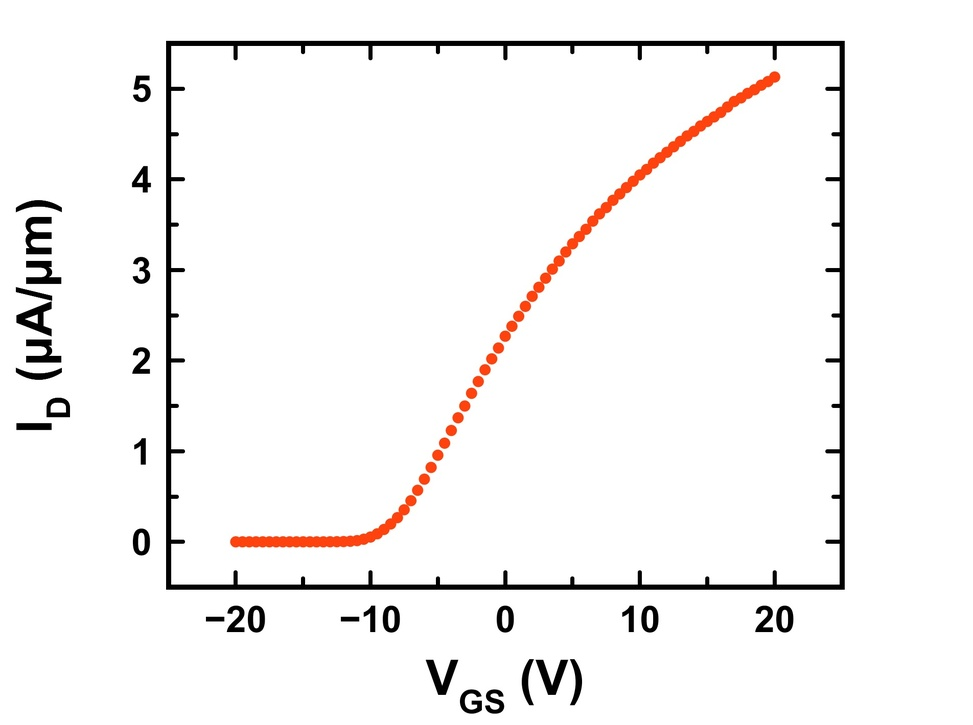
%> input picture data_in_report/Linear_circle.jpg, 973 x 725 px, shrunk from 1904 x 1420 before the run
$ octave --eval "result = preprocess('data_in_report/Linear_circle.jpg');"   (GNU Octave 9; MATLAB toolbox functions it lacks are replaced by stand-ins)
%> lines starting %> are read from the running program, lines starting %| are printed output that depends on the picture; in (x1, y1, x2, y2) boxes, pixels count from 0 and x2, y2 are one past the last pixel; in counts of white or black regions, pixels touching at a corner belong together; the program's own positions count from 1
function imgFile_out = preprocess(imgFile)
%> called with imgFile = 'data_in_report/Linear_circle.jpg'
    img = imread(imgFile);
%> img is the input picture: size 725x973x3 uint8; mean R, G, B 246.4, 244.6, 244.1
    img_gray = rgb2gray(img);

    % straighten axes
    img_edge = edge(img_gray, 'Canny');
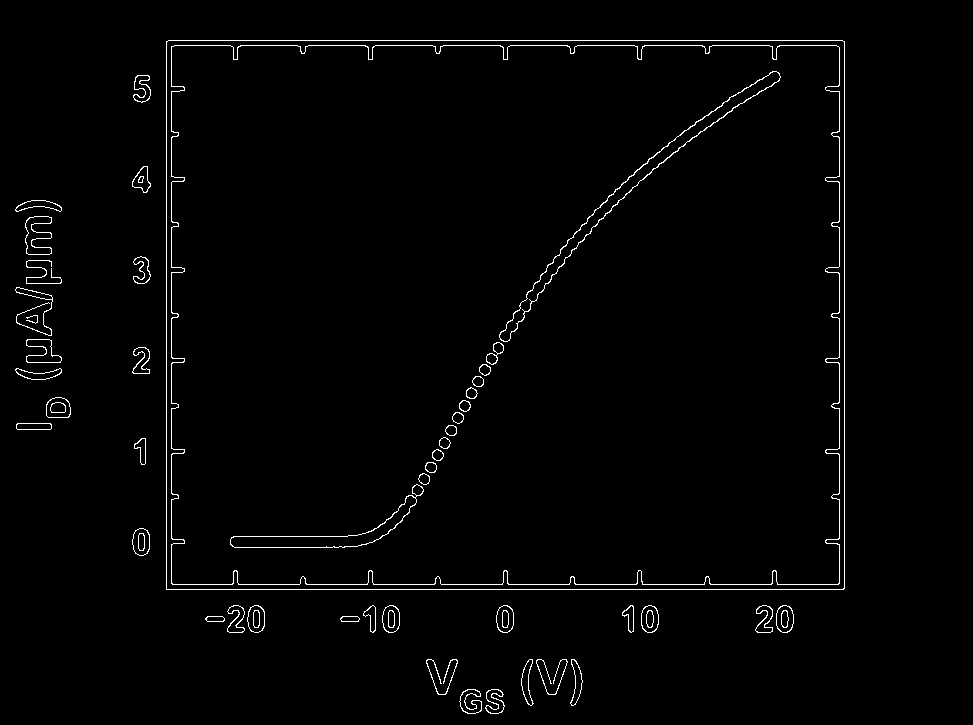
%> img_edge: size 725x973 logical; 1.6% white in thin lines or dots, all inside (x1, y1, x2, y2) = (15, 40, 845, 714)
    [H,T,R] = hough(img_edge);
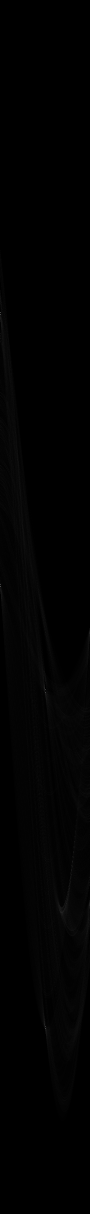
%> H: size 2427x180 double (shown at 1/2 size); min 0, max 678, mean 4.7; drawn with min black and max white
%> T = 180 values from -90 to 89; R = 2427 values from -1213 to 1213
    peaks = houghpeaks(H,4); %4 bounding lines of graph
%> peaks = [625 1; 1174 1; 1380 91; 2058 91]
    rhos = R(peaks(:,1));
%> rhos = [-589 -40 166 844]
    thetas = T(peaks(:,2));
%> thetas = [-90 -90 0 0]
    rho1 = rhos(1);
%> rho1 = -589
    theta1 = thetas(1);
%> theta1 = -90
    for i=2:4
        if thetas(i)~=theta1
            theta2 = thetas(i);
            break
        end
    end
%> this loop made 2 passes
%> theta2 on pass 2: 0

    theta = min(abs(theta1),abs(theta2));
%> theta = 0
    img_out = imrotate(img,theta);
    [~,file,ext] = fileparts(imgFile);
    imgFile_out = strcat(file,'_out.',ext);
    imwrite(img_out,imgFile_out);
end

$ run again, on data_in_report/Linear_line.jpg
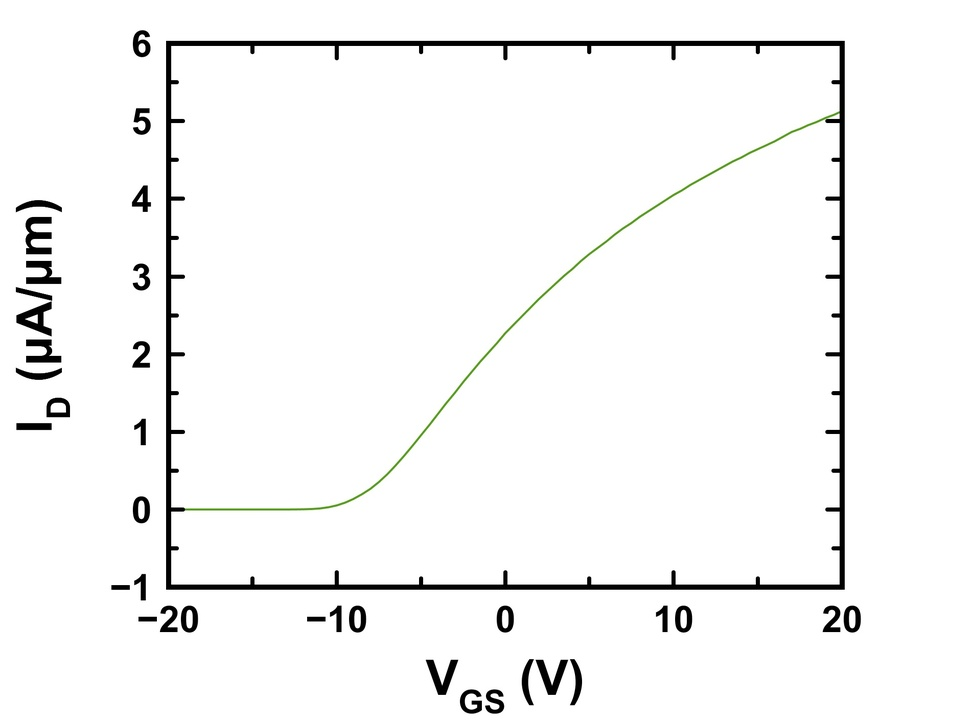
%> input picture data_in_report/Linear_line.jpg, 973 x 725 px, shrunk from 1904 x 1420 before the run
%> in preprocess, img is the input picture: size 725x973x3 uint8; mean R, G, B 246, 246.1, 245.8
%> in preprocess, `img_edge = edge(img_gray, 'Canny');`:
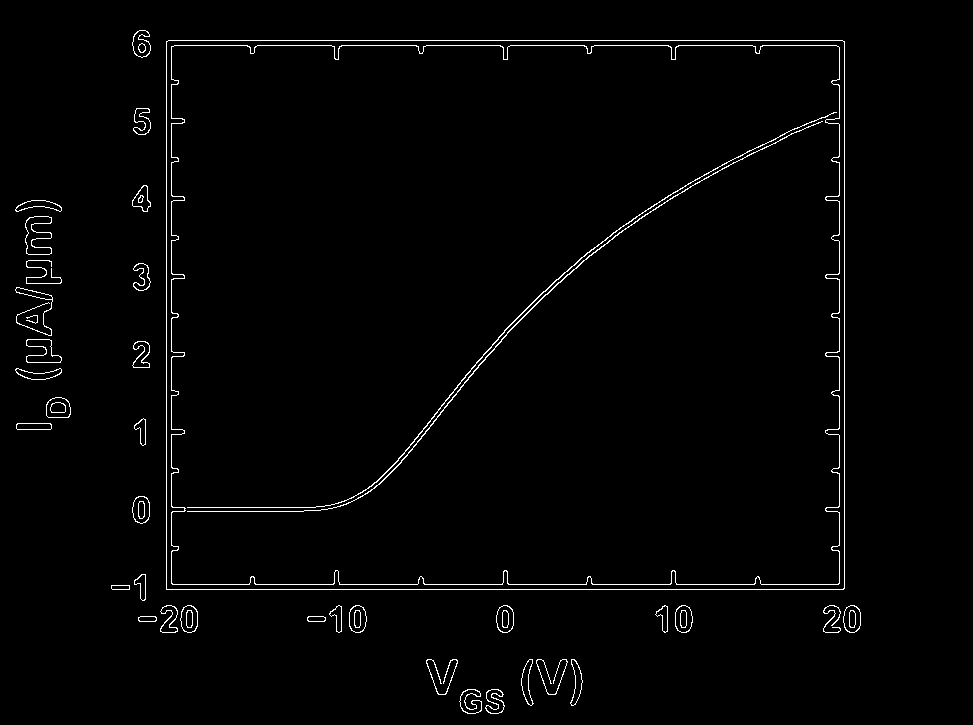
%> img_edge: size 725x973 logical; 1.6% white in thin lines or dots, all inside (x1, y1, x2, y2) = (15, 30, 861, 714)
%> T = 180 values from -90 to 89; R = 2427 values from -1213 to 1213
%> peaks = [625 1; 1174 1; 2058 91; 1380 91]
%> rhos = [-589 -40 844 166]
%> thetas = [-90 -90 0 0]
%> rho1 = -589
%> theta1 = -90
%> the loop in preprocess, `for i=2:4` made 2 passes
%> theta2 on pass 2: 0
%> theta = 0
